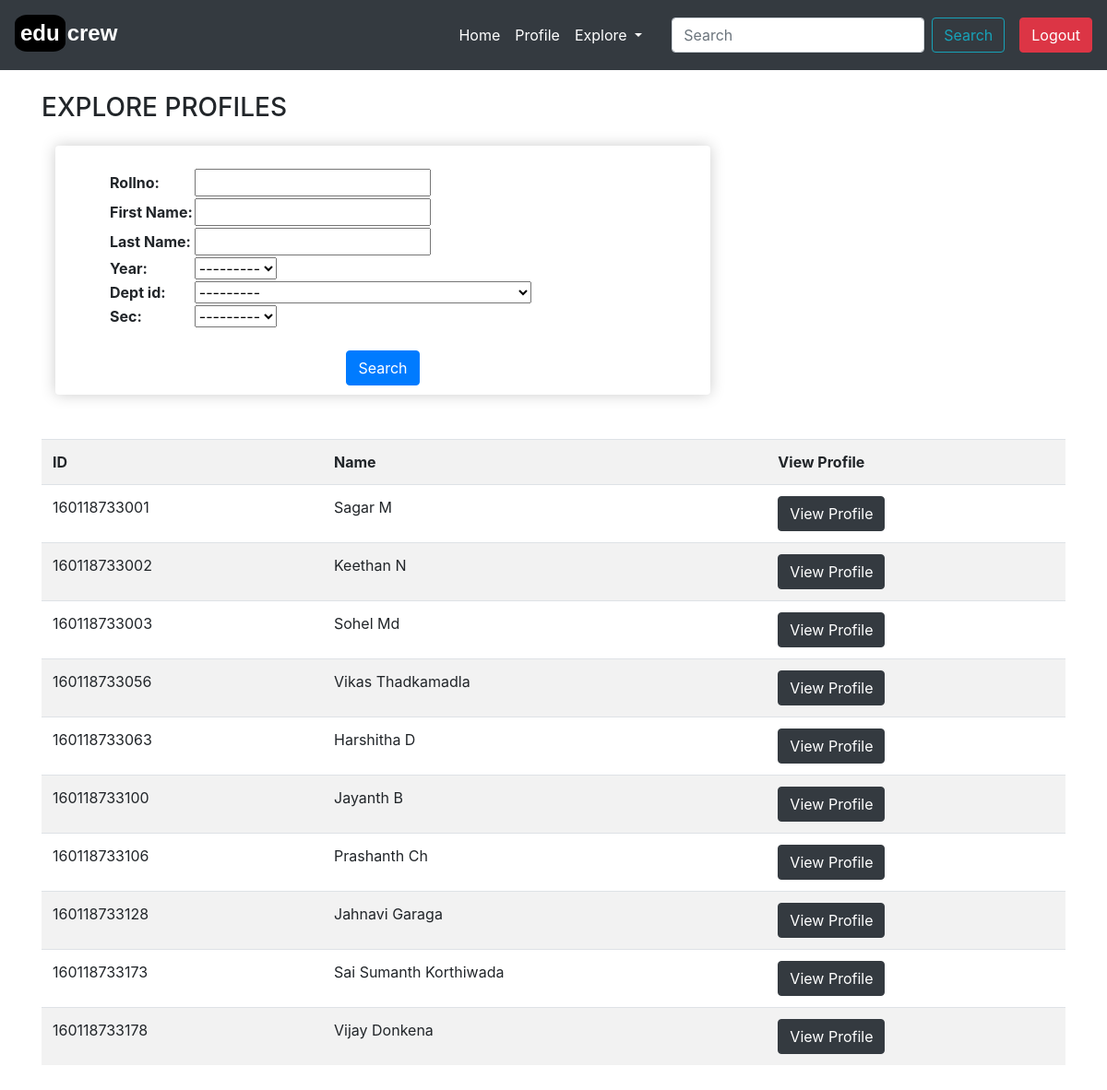
The page /explore/students/ (signed in) on the database its author committed.
### educrew/models.py (models this page shows)
class Dept(models.Model):
    dept_id = models.IntegerField(primary_key=True)
    dept_name = models.CharField(max_length=60)
    dept_short = models.CharField(max_length=10,blank=True)
    def __str__(self):
        return self.dept_name

class Student(models.Model):
    user = models.OneToOneField(User,null=True, blank=True ,on_delete=models.CASCADE)
    rollno = models.IntegerField(primary_key=True)
    firstname = models.CharField(max_length=100, null=True)
    lastname = models.CharField(max_length=100, null=True)
    email = models.CharField(max_length=100)
    phoneno = models.IntegerField(null=True)
    YEAR = ((1,1),(2,2),(3,3),(4,4))
    SEC=((1,1),(2,2),(3,3))
    year = models.IntegerField(choices=YEAR, null=True)
    dept_id = models.ForeignKey(Dept, null=True, on_delete=models.SET_NULL) #cascade
    sec = models.IntegerField(choices=SEC, null=True)
    profile_image= models.ImageField(default="profilepic.jpg",null=True)
    def __str__(self):
        return self.firstname +" "+  self.lastname

### educrew/views.py (the view)
# urls.py: path('explore/students/', views.exploreStudents, name="exploreStudents"),
@login_required(login_url='login')
def exploreStudents(request):
    students = Student.objects.all()
    sfilter = StudentFilter(request.GET, queryset=students)
    students = sfilter.qs
    context = {'students':students, 'sfilter':sfilter,}
    return render(request,'educrew/exploreStudents.html',context)

### educrew/templates/educrew/exploreStudents.html
{% extends 'educrew/main.html' %}
{% load static %}
{% block content %}
<h3>EXPLORE PROFILES</h3>
<div class="col-lg-8">
    <div class="box-element pt-lg-4 mt-lg-4">
        <form method="GET" action="">
            <div class="form-row ml-lg-5">
                <table>
                    {% for f in  sfilter.form%}
                    <tr>
                        <td class="font-weight-bold">{{f.label}}:</td>
                        <td>{{f}}</td>
                    </tr>
                    {% endfor %}
                </table>
            </div>
            <center>
                <button class="btn btn-primary mt-lg-4" type="submit">Search</button>
            </center>
        </form>
    </div>
</div>
<br>
<br>
<div class="mb-lg-5">
<table class="table table-striped  my-lg-0" style="margin-bottom: 100px;">
    <tr>
        <td class="font-weight-bold">ID</td>
        <td class="font-weight-bold">Name</td>
        <td class="font-weight-bold">View Profile</td>
    </tr>
    {% for student in students %}
    <tr>
        <td>
            {{student.rollno}}
        </td>
        <td>
            {{student}}
        </td>
        <td><a class="btn btn-dark" href="{% url 'viewStudent' student.rollno %}">View Profile</a></td>
    </tr>
    {% endfor %}
</table>
</div>
{% endblock content %}

### static/css/main.css (style rules this page uses)
.box-element { box-shadow: hsl(0, 0%, 80%) 0 0 16px; background-color: white; border-radius: 4px; padding: 10px; }

### rows shown on the page
Dept: form "---------"
Student: rollno "160118733001", firstname+lastname "Sagar M"
Student: rollno "160118733002", firstname+lastname "Keethan N"
Student: rollno "160118733003", firstname+lastname "Sohel Md"
Student: rollno "160118733056", firstname+lastname "Vikas Thadkamadla"
Student: rollno "160118733063", firstname+lastname "Harshitha D"
Student: rollno "160118733100", firstname+lastname "Jayanth B"
Student: rollno "160118733106", firstname+lastname "Prashanth Ch"
Student: rollno "160118733128", firstname+lastname "Jahnavi Garaga"
Student: rollno "160118733173", firstname+lastname "Sai Sumanth Korthiwada"
Student: rollno "160118733178", firstname+lastname "Vijay Donkena"

### other values the page prints
{{ f.label }} "Rollno" "First Name" "Last Name" "Year" "Dept id" "Sec"
